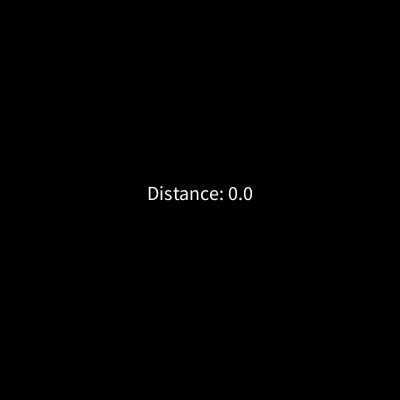
Frame 1 (no input)
Frame 60 (the mouse pressed at the canvas centre just before this capture): identical to frame 1, image omitted
Frame 120 (the mouse held since frame 60 and released just before this capture): identical to frame 1, image omitted

The Processing sketch that drew this single still picture (run headless with seeded random() and noise(); from frame 60 on, the mouse is pressed at the canvas centre):

// Processing sketch: DisplayTest
// ── DisplayTest.pde
void setup() {
  size(400, 400);
}

void draw() {
  background(0);
  
  // Create two vectors
  PVector vector1 = new PVector(2, 4);
  PVector vector2 = new PVector(2, 4);
  
  // Calculate the distance between the vectors
  float distance = PVector.dist(vector1, vector2);
  
  // Display the distance
  textSize(20);
  textAlign(CENTER);
  text("Distance: " + distance, width/2, height/2);
}
